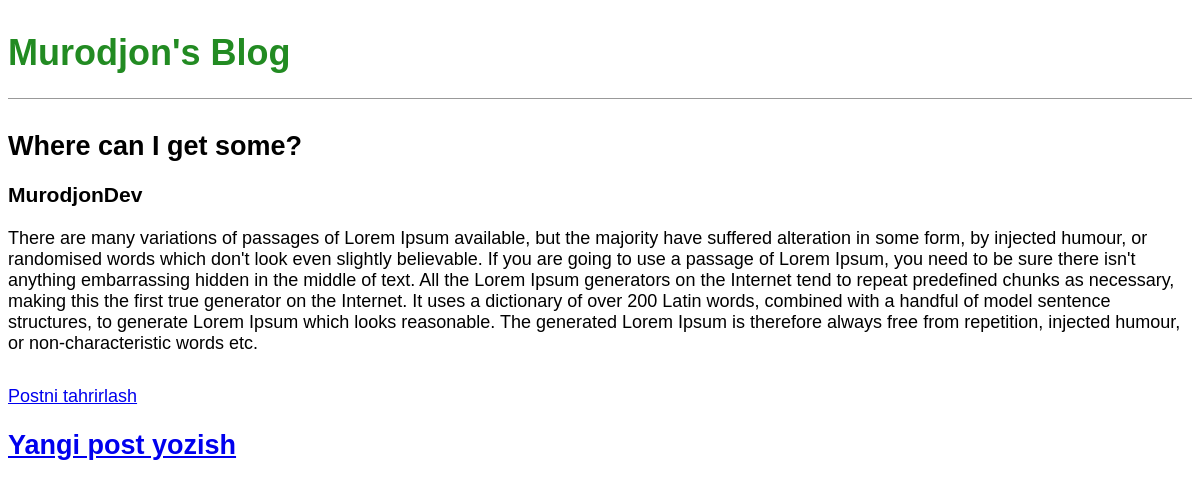
Before: /post/4 with the older database file.
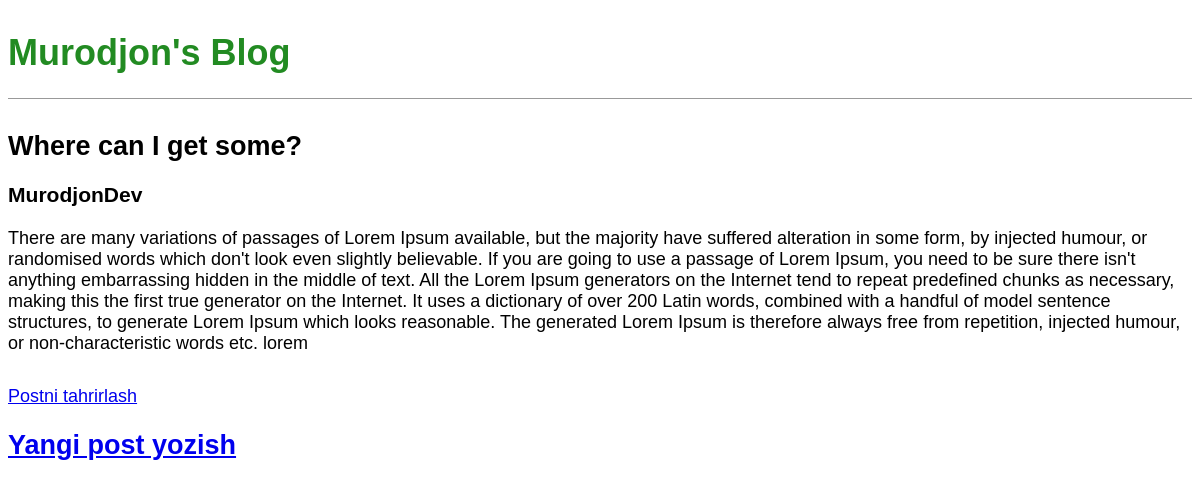
After: the same page with the newer database file.
### blog/models.py (models this page shows, shortened)
class Post(models.Model):
    title = models.CharField(max_length=200)
    author = models.ForeignKey('auth.User', on_delete=models.CASCADE)
    body = models.TextField()

### blog/views.py (the view)
# urls.py: path('post/<int:pk>', BlogDetailView.as_view(), name='post_detail')
class BlogDetailView(DetailView):
    model = Post
    template_name = 'post_detail.html'

### templates/post_detail.html
{% extends 'base.html' %}
{% block content %}
    <div class="post-entry">
        <h2>{{ post.title }}
        <h3> {{ post.author }}</h3>
        <p> {{ post.body }}</p>
    </div>
    <a href="{% url 'post_edit' post.pk %}">Postni tahrirlash</a>
{% endblock content %}

Changed rows visible on the page:
changed Post "Where can I get some?": body "…or non-characteristic words etc." → "…or non-characteristic words etc. lorem"
